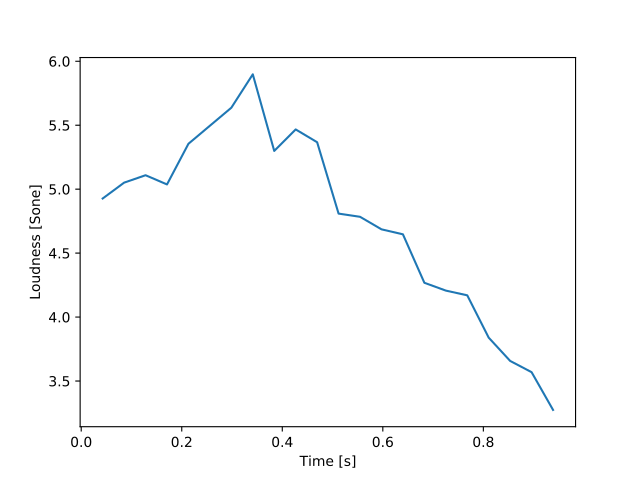

Write the Python code that produced this figure.
from mosqito.sq_metrics import loudness_zwst_perseg
import matplotlib.pyplot as plt
import numpy as np
fs=48000
d=1
dB=60
time = np.arange(0, d, 1/fs)
f = np.linspace(1000,5000, len(time))
stimulus = 0.5 * (1 + np.sin(2 * np.pi * f * time))
rms = np.sqrt(np.mean(np.power(stimulus, 2)))
ampl = 0.00002 * np.power(10, dB / 20) / rms
stimulus = stimulus * ampl
N, N_spec, bark_axis, time_axis = loudness_zwst_perseg(stimulus, fs=fs)
plt.plot(time_axis, N)
plt.xlabel("Time [s]")
plt.ylabel("Loudness [Sone]")
